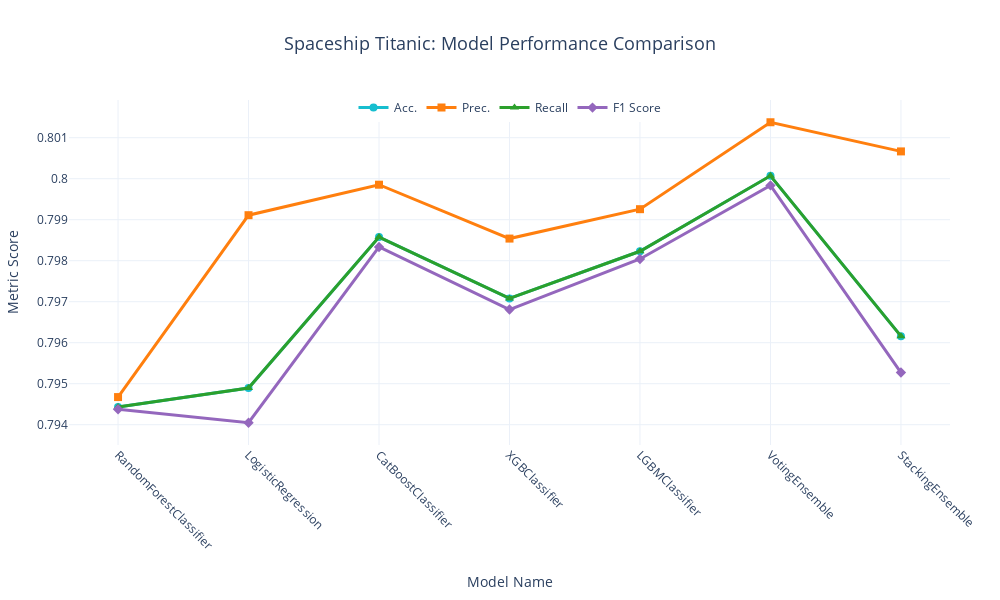

The notebook cell saved with this chart:
### Code cell
import plotly.graph_objects as go
from plotly.subplots import make_subplots

# Clean, modern default styling
fig = go.Figure()

# Add traces for each metric with custom colors/markers
fig.add_trace(go.Scatter(
    x=df_results.index,
    y=df_results['accuracy'],
    mode='lines+markers',
    name='Acc.',
    line=dict(color='#17becf', width=3),
    marker=dict(size=8, symbol='circle')
))

fig.add_trace(go.Scatter(
    x=df_results.index,
    y=df_results['precision'],
    mode='lines+markers',
    name='Prec.',
    line=dict(color='#ff7f0e', width=3),
    marker=dict(size=8, symbol='square')
))

fig.add_trace(go.Scatter(
    x=df_results.index,
    y=df_results['recall'],
    mode='lines+markers',
    name='Recall',
    line=dict(color='#2ca02c', width=3),
    marker=dict(size=8, symbol='triangle-up')
))

fig.add_trace(go.Scatter(
    x=df_results.index,
    y=df_results['f1'],
    mode='lines+markers',
    name='F1 Score',
    line=dict(color='#9467bd', width=3),
    marker=dict(size=8, symbol='diamond')
))

# fig.add_trace(go.Scatter(
#     x=df_results.index,
#     y=df_results['roc_auc'],
#     mode='lines+markers',
#     name='F1 Score',
#     line=dict(color='#9467bd', width=3),
#     marker=dict(size=8, symbol='diamond')
# ))

# Update layout to match your desired style
fig.update_layout(
    title="Spaceship Titanic: Model Performance Comparison",
    title_font_size=18,
    title_x=0.5,
    xaxis_title="Model Name",
    yaxis_title="Metric Score",
    template="plotly_white",
    showlegend=True,
    legend=dict(
        orientation="h",
        y=1.02,
        x=0.5,
        xanchor='center'
    ),
    width=1000,
    height=600,
    margin=dict(l=50, r=50, t=100, b=150)  # Increase bottom margin
)

# Update x-axis for better model name display
fig.update_xaxes(
    tickangle=45,
    title_font_size=14,
    tickfont_size=12,
    tickmode='linear',
    title_standoff=25  # More space between axis and title
)

# Update y-axis
fig.update_yaxes(
    title_font_size=14,
    tickfont_size=12
)
fig.write_image(os.path.join(image_save_path, "model_train_metrics.png"),
                width=1200, height=800, scale=2)  # Static
fig.show()

### Figure 1 — Plotly figure (JSON) as saved in the notebook; plotly's stock layout.template omitted (floating-point values rounded to 4 significant figures)
{"data": [{"line": {"color": "#17becf", "width": 3}, "marker": {"size": 8, "symbol": "circle"}, "mode": "lines+markers", "name": "Acc.", "type": "scatter", "x": ["RandomForestClassifier", "LogisticRegression", "CatBoostClassifier", "XGBClassifier", "LGBMClassifier", "VotingEnsemble", "StackingEnsemble"], "y": [0.7944, 0.7949, 0.7986, 0.7971, 0.7982, 0.8001, 0.7962]}, {"line": {"color": "#ff7f0e", "width": 3}, "marker": {"size": 8, "symbol": "square"}, "mode": "lines+markers", "name": "Prec.", "type": "scatter", "x": ["RandomForestClassifier", "LogisticRegression", "CatBoostClassifier", "XGBClassifier", "LGBMClassifier", "VotingEnsemble", "StackingEnsemble"], "y": [0.7947, 0.7991, 0.7999, 0.7985, 0.7993, 0.8014, 0.8007]}, {"line": {"color": "#2ca02c", "width": 3}, "marker": {"size": 8, "symbol": "triangle-up"}, "mode": "lines+markers", "name": "Recall", "type": "scatter", "x": ["RandomForestClassifier", "LogisticRegression", "CatBoostClassifier", "XGBClassifier", "LGBMClassifier", "VotingEnsemble", "StackingEnsemble"], "y": [0.7944, 0.7949, 0.7986, 0.7971, 0.7982, 0.8001, 0.7962]}, {"line": {"color": "#9467bd", "width": 3}, "marker": {"size": 8, "symbol": "diamond"}, "mode": "lines+markers", "name": "F1 Score", "type": "scatter", "x": ["RandomForestClassifier", "LogisticRegression", "CatBoostClassifier", "XGBClassifier", "LGBMClassifier", "VotingEnsemble", "StackingEnsemble"], "y": [0.7944, 0.794, 0.7983, 0.7968, 0.798, 0.7998, 0.7953]}], "layout": {"height": 600, "legend": {"orientation": "h", "x": 0.5, "xanchor": "center", "y": 1.02}, "margin": {"b": 150, "l": 50, "r": 50, "t": 100}, "showlegend": true, "title": {"font": {"size": 18}, "text": "Spaceship Titanic: Model Performance Comparison", "x": 0.5}, "width": 1000, "xaxis": {"tickangle": 45, "tickfont": {"size": 12}, "tickmode": "linear", "title": {"font": {"size": 14}, "standoff": 25, "text": "Model Name"}}, "yaxis": {"tickfont": {"size": 12}, "title": {"font": {"size": 14}, "text": "Metric Score"}}}}
